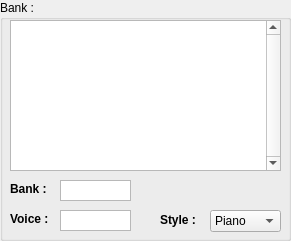
<?xml version="1.0" encoding="UTF-8"?>
<ui version="4.0">
 <class>QBank</class>
 <widget class="QWidget" name="QBank">
  <property name="geometry">
   <rect>
    <x>0</x>
    <y>0</y>
    <width>291</width>
    <height>241</height>
   </rect>
  </property>
  <property name="windowTitle">
   <string>Form</string>
  </property>
  <widget class="QGroupBox" name="grpBox_bank">
   <property name="geometry">
    <rect>
     <x>0</x>
     <y>0</y>
     <width>291</width>
     <height>241</height>
    </rect>
   </property>
   <property name="title">
    <string>Bank :</string>
   </property>
   <widget class="QTableWidget" name="listWidget_voices">
    <property name="geometry">
     <rect>
      <x>10</x>
      <y>20</y>
      <width>271</width>
      <height>151</height>
     </rect>
    </property>
    <property name="verticalScrollBarPolicy">
     <enum>Qt::ScrollBarAlwaysOn</enum>
    </property>
    <property name="horizontalScrollBarPolicy">
     <enum>Qt::ScrollBarAlwaysOff</enum>
    </property>
    <property name="editTriggers">
     <set>QAbstractItemView::NoEditTriggers</set>
    </property>
    <property name="selectionMode">
     <enum>QAbstractItemView::ExtendedSelection</enum>
    </property>
    <property name="selectionBehavior">
     <enum>QAbstractItemView::SelectRows</enum>
    </property>
    <attribute name="horizontalHeaderDefaultSectionSize">
     <number>100</number>
    </attribute>
    <attribute name="horizontalHeaderMinimumSectionSize">
     <number>100</number>
    </attribute>
    <attribute name="horizontalHeaderStretchLastSection">
     <bool>true</bool>
    </attribute>
    <attribute name="horizontalHeaderStretchLastSection">
     <bool>true</bool>
    </attribute>
    <attribute name="horizontalHeaderMinimumSectionSize">
     <number>100</number>
    </attribute>
    <attribute name="horizontalHeaderDefaultSectionSize">
     <number>100</number>
    </attribute>
   </widget>
   <widget class="QPlainTextEdit" name="txtEdit_bankName">
    <property name="geometry">
     <rect>
      <x>60</x>
      <y>180</y>
      <width>71</width>
      <height>21</height>
     </rect>
    </property>
    <property name="verticalScrollBarPolicy">
     <enum>Qt::ScrollBarAlwaysOff</enum>
    </property>
    <property name="horizontalScrollBarPolicy">
     <enum>Qt::ScrollBarAlwaysOff</enum>
    </property>
    <property name="maximumBlockCount">
     <number>8</number>
    </property>
   </widget>
   <widget class="QLabel" name="lbl_bankName">
    <property name="geometry">
     <rect>
      <x>10</x>
      <y>182</y>
      <width>46</width>
      <height>13</height>
     </rect>
    </property>
    <property name="font">
     <font>
      <weight>75</weight>
      <bold>true</bold>
     </font>
    </property>
    <property name="text">
     <string>Bank :</string>
    </property>
   </widget>
   <widget class="QPlainTextEdit" name="txtEdit_voiceName">
    <property name="geometry">
     <rect>
      <x>60</x>
      <y>210</y>
      <width>71</width>
      <height>21</height>
     </rect>
    </property>
    <property name="verticalScrollBarPolicy">
     <enum>Qt::ScrollBarAlwaysOff</enum>
    </property>
    <property name="horizontalScrollBarPolicy">
     <enum>Qt::ScrollBarAlwaysOff</enum>
    </property>
    <property name="maximumBlockCount">
     <number>8</number>
    </property>
   </widget>
   <widget class="QLabel" name="lbl_voiceName">
    <property name="geometry">
     <rect>
      <x>10</x>
      <y>212</y>
      <width>46</width>
      <height>13</height>
     </rect>
    </property>
    <property name="font">
     <font>
      <weight>75</weight>
      <bold>true</bold>
     </font>
    </property>
    <property name="text">
     <string>Voice :</string>
    </property>
   </widget>
   <widget class="QComboBox" name="cmbBox_style">
    <property name="geometry">
     <rect>
      <x>210</x>
      <y>210</y>
      <width>71</width>
      <height>22</height>
     </rect>
    </property>
    <property name="toolTip">
     <string>The style of the voice (stored as user code)</string>
    </property>
    <item>
     <property name="text">
      <string>Piano</string>
     </property>
    </item>
    <item>
     <property name="text">
      <string>Keys</string>
     </property>
    </item>
    <item>
     <property name="text">
      <string>Organ</string>
     </property>
    </item>
    <item>
     <property name="text">
      <string>Guitar</string>
     </property>
    </item>
    <item>
     <property name="text">
      <string>Bass</string>
     </property>
    </item>
    <item>
     <property name="text">
      <string>Orch</string>
     </property>
    </item>
    <item>
     <property name="text">
      <string>Brass</string>
     </property>
    </item>
    <item>
     <property name="text">
      <string>Wood</string>
     </property>
    </item>
    <item>
     <property name="text">
      <string>Synth</string>
     </property>
    </item>
    <item>
     <property name="text">
      <string>Pad</string>
     </property>
    </item>
    <item>
     <property name="text">
      <string>Ethnic</string>
     </property>
    </item>
    <item>
     <property name="text">
      <string>Bells</string>
     </property>
    </item>
    <item>
     <property name="text">
      <string>Rythm</string>
     </property>
    </item>
    <item>
     <property name="text">
      <string>SFX</string>
     </property>
    </item>
    <item>
     <property name="text">
      <string>Other</string>
     </property>
    </item>
   </widget>
   <widget class="QLabel" name="lbl_style">
    <property name="geometry">
     <rect>
      <x>160</x>
      <y>212</y>
      <width>41</width>
      <height>16</height>
     </rect>
    </property>
    <property name="font">
     <font>
      <weight>75</weight>
      <bold>true</bold>
     </font>
    </property>
    <property name="text">
     <string>Style :</string>
    </property>
   </widget>
  </widget>
 </widget>
 <resources/>
 <connections/>
</ui>
